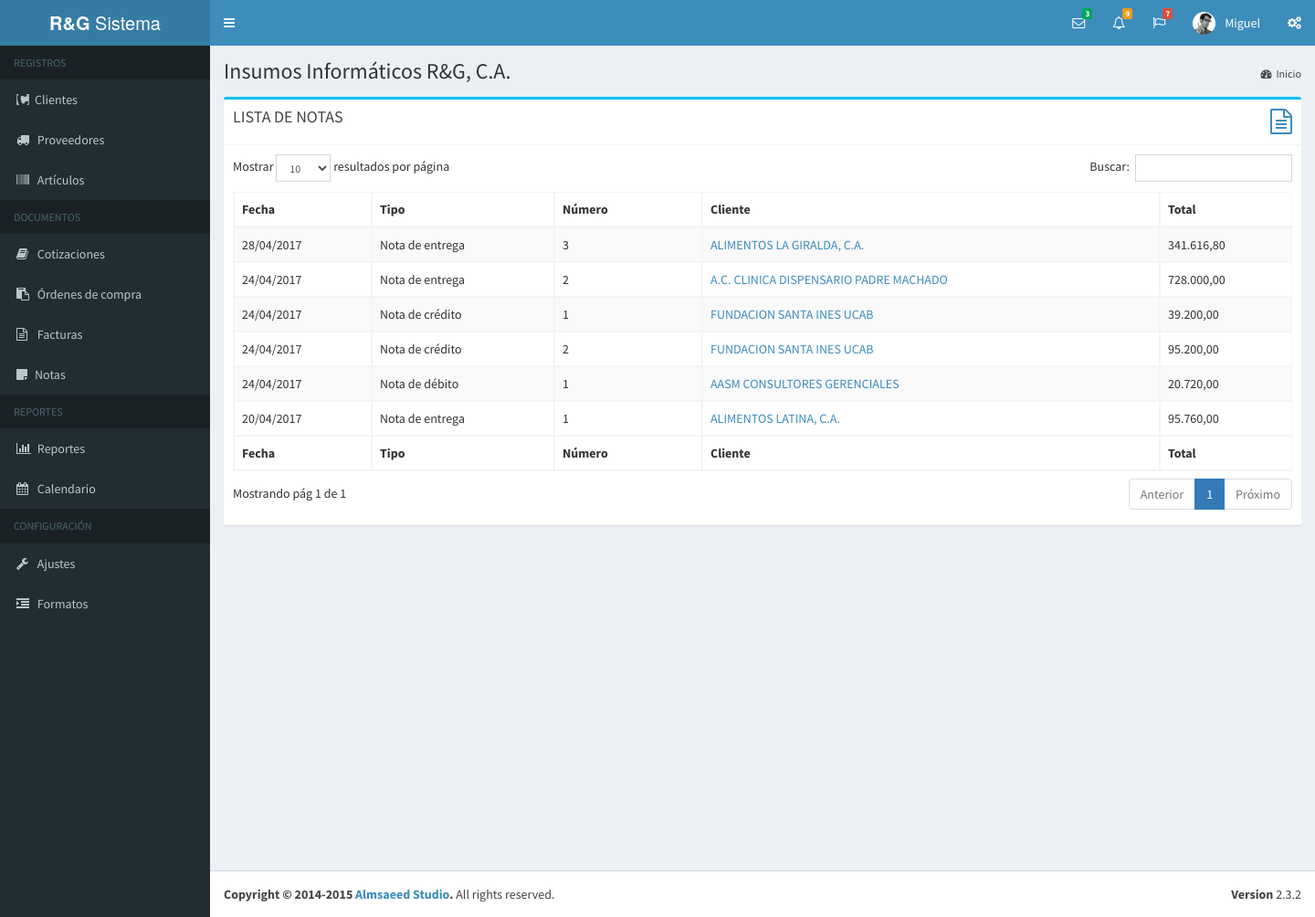
The app's page /notas.php (signed in), older data.
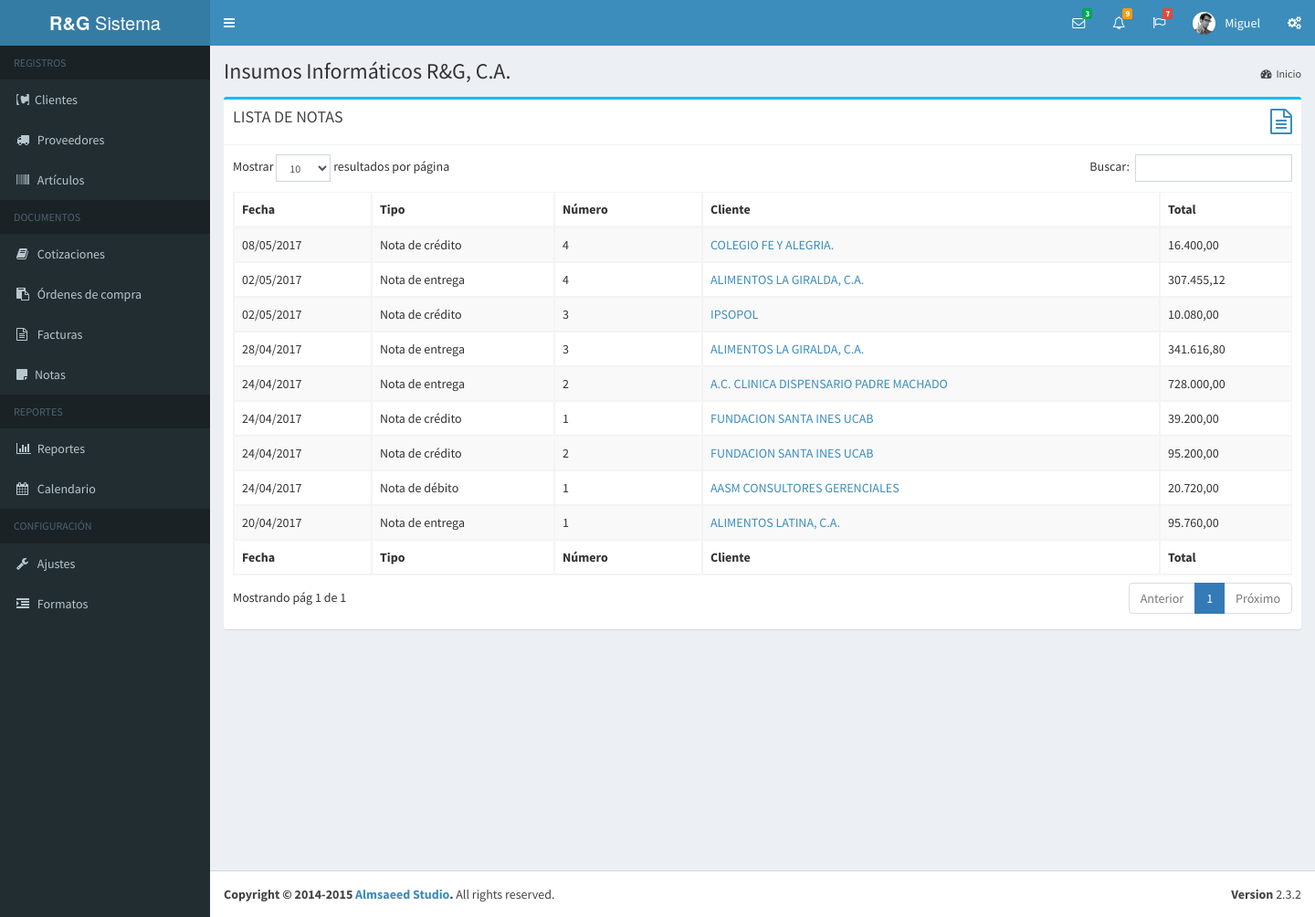
The same page, newer data.
### tables this page shows
CREATE TABLE IF NOT EXISTS `nota` (
  `idNota` int(5) NOT NULL AUTO_INCREMENT,
  `numero` int(5) DEFAULT NULL,
  `idCliente` int(7) DEFAULT NULL,
  `fecha_emision` datetime DEFAULT NULL,
  `fecha_registro` datetime DEFAULT NULL,
  `fecha_modificacion` datetime DEFAULT NULL,
  `fecha_anulacion` datetime DEFAULT NULL,
  `tipo` varchar(15) DEFAULT NULL,
  `idFactura` int(2) DEFAULT NULL,
  `estado` varchar(20) DEFAULT NULL,
  `idVendedor` int(1) DEFAULT NULL,
  `iva` decimal(10,2) DEFAULT NULL,
  `SubTotal` varchar(9) DEFAULT NULL,
  `ISV` varchar(9) DEFAULT NULL,
  `Total` varchar(10) DEFAULT NULL,
  `idPedido` int(7) DEFAULT NULL,
  `concepto` varchar(120) DEFAULT NULL,
  `tipo_concepto` varchar(20) DEFAULT NULL,
  `introduccion` varchar(150) DEFAULT NULL,
  `Observaciones` varchar(50) DEFAULT NULL,
  `Observaciones1` varchar(50) DEFAULT NULL,
  `Observaciones2` varchar(50) DEFAULT NULL,
  `Observaciones3` varchar(50) DEFAULT NULL,
  `idUsuario` int(11) DEFAULT NULL,
  PRIMARY KEY (`idNota`),
  KEY `idUsuario` (`idUsuario`)
);

CREATE TABLE IF NOT EXISTS `cliente` (
  `idCliente` int(5) NOT NULL AUTO_INCREMENT,
  `nombre` varchar(51) NOT NULL,
  `rif` varchar(13) NOT NULL,
  `pcontacto` varchar(50) DEFAULT NULL,
  `nit` int(11) DEFAULT NULL,
  `direccion1` varchar(100) DEFAULT NULL,
  `direccion2` varchar(100) DEFAULT NULL,
  `ciudad` varchar(30) DEFAULT NULL,
  `telefono1` varchar(20) DEFAULT NULL,
  `telefono2` varchar(20) DEFAULT NULL,
  `excento` varchar(20) DEFAULT NULL,
  `pagweb` varchar(30) DEFAULT NULL,
  `email` varchar(30) DEFAULT NULL,
  PRIMARY KEY (`idCliente`)
);

### bd/data-usuario.php (called while the page is built, shortened)
<?php
	function obtenerUsuarioPorId( $idu, $dbh ){
		$sql = "select * from usuario where idUsuario = $idu";
		$data_user = mysql_fetch_array( mysql_query ( $sql, $dbh ) );
		return $data_user;
	}
?>

### bd/data-nota.php (called while the page is built, shortened)
<?php
	function obtenerListaNotas( $link, $idu ){
		$lista_c = array();
		$q = "Select N.IdNota as id, N.tipo as tipo, N.numero as numero, C.Nombre as cliente,
		date_format(N.fecha_emision,'%d/%m/%Y') as Fecha, N.total as Total from nota N, cliente C
		where N.IdCliente = C.idCliente and idUsuario = $idu order by N.fecha_emision desc";
		$data = mysql_query( $q, $link );
		while( $c = mysql_fetch_array( $data ) ){
			$lista_c[] = $c;
		}
		return $lista_c;
	}

### sub-scripts/tablas/tabla_notas.php (the view, shortened to what this page needs)
<?php
	$notas = obtenerListaNotas( $dbh, $usuario["idUsuario"] );
  function ttNota($tipo){
    $t = array("nota_entrega" => "Nota de entrega",
              "nota_credito" => "Nota de crédito",
              "nota_debito" => "Nota de débito"
    );
    return $t[$tipo];
  }
?>
<table id="lnotas" class="table table-bordered table-striped">
    <thead>
      <tr>
        <th>Fecha</th><th>Tipo</th><th>Número</th><th>Cliente</th><th>Total</th>
      </tr>
    </thead>
    <tbody>
        <?php foreach( $notas as $n ){?>
        <tr>
            <td> <?php echo $n["Fecha"];?> </td>
            <td> <?php echo ttNota( $n["tipo"] ) ;?> </td>
            <td><?php echo $n["numero"];?> </td>
            <td> <a href="documento.php?tipo_documento=nota&tn=<?php echo $n["tipo"]; ?>&id=<?php echo $n["id"]; ?>">
                  <?php echo $n["cliente"]; ?>
                 </a> </td>
            <td> <?php echo number_format( $n["Total"], 2, ",", "." ); ?> </td>
        </tr>
        <?php } ?>
    </tbody>
    <tfoot>
        <tr>
            <th>Fecha</th><th>Tipo</th><th>Número</th><th>Cliente</th><th>Total</th>
        </tr>
    </tfoot>
</table>

Row changes from the older to the newer data that the page shows:
added nota: Fecha "08/05/2017", tipo "Nota de crédito", numero "4", idCliente.nombre "COLEGIO FE Y ALEGRIA.", Total "16.400,00"
added nota: Fecha "02/05/2017", tipo "Nota de entrega", numero "4", idCliente.nombre "ALIMENTOS LA GIRALDA, C.A.", Total "307.455,12"
added nota: Fecha "02/05/2017", tipo "Nota de crédito", numero "3", idCliente.nombre "IPSOPOL", Total "10.080,00"
